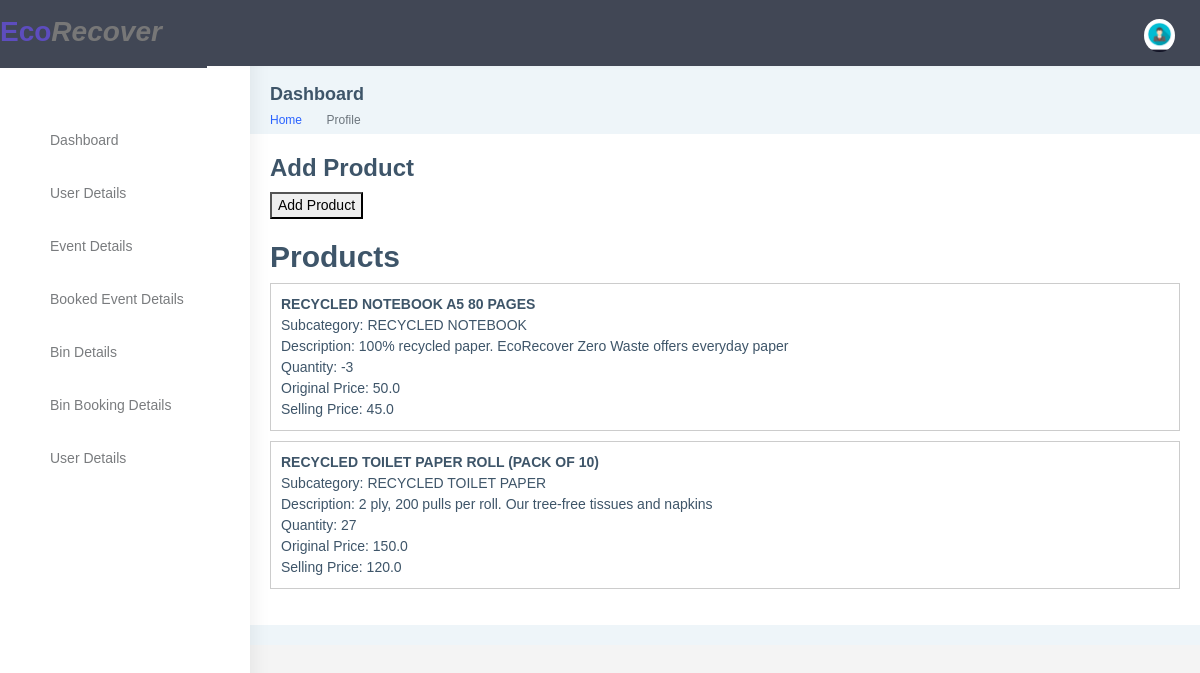
Page /add_product1/ (signed in) on the committed database.
### app322/models.py (models this page shows, shortened)
class Product(models.Model):
    subcategory = models.ForeignKey('Subcategory', on_delete=models.CASCADE, null=True, blank=True)
    user = models.ForeignKey(User, on_delete=models.CASCADE,default=0)
    name = models.CharField(max_length=100, null=False, blank=False)
    product_image = models.ImageField(upload_to="product_images", null=False, blank=False)
    description = models.CharField(max_length=500, null=False, blank=False)
    quantity = models.IntegerField(null=False, blank=False)
    original_price = models.FloatField(null=False, blank=False)
    selling_price = models.FloatField(null=False, blank=False)
    status = models.BooleanField(default=False, help_text="0=default,1=Hidden")
    trending = models.BooleanField(default=False, help_text="0=default,1=Trending")
    created_date = models.DateTimeField(auto_now_add=True)
    updated_date = models.DateTimeField(auto_now=True)

class Subcategory(models.Model):
    category = models.ForeignKey(Category, on_delete=models.CASCADE)
    name = models.CharField(max_length=50, null=False, blank=False)
    description = models.CharField(max_length=500, null=False, blank=False, default="Default subcategory description")
    image = models.ImageField(upload_to="subcategory_images", null=False, blank=False)
    created_date = models.DateTimeField(auto_now_add=True)
    updated_date = models.DateTimeField(auto_now=True)
    status = models.BooleanField(default=False, help_text="0=default, 1=Hidden")
    trending = models.BooleanField(default=False, help_text="0=default, 1=Trending")

### app322/views.py (the view)
# urls.py: path('add_product1/', add_product, name='add_product1'),
@login_required
def add_product(request):
    if request.method == 'POST':
        subcategory_id = request.POST.get('subcategory')
        name = request.POST.get('name')
        description = request.POST.get('description')
        quantity = request.POST.get('quantity')
        original_price = request.POST.get('original_price')
        selling_price = request.POST.get('selling_price')
        image = request.FILES.get('image')
        user = request.user
        product = Product(subcategory_id=subcategory_id, user=user, name=name,
                          description=description, quantity=quantity,
                          original_price=original_price, selling_price=selling_price,
                          product_image=image)
        product.save()
        return render(request, 'main/products/add_product.html', {'message': 'Product added successfully!'})
    elif request.method == 'GET':
        subcategories = Subcategory.objects.all()
        products = Product.objects.all()
        return render(request, 'main/products/add_product.html', {'subcategories': subcategories, 'products': products})
    else:
        return HttpResponse('Method not allowed')

### templates/main/products/add_product.html (shortened to what this page needs)
{% load static %}
<!DOCTYPE html>
<html dir="ltr" lang="en">
<head>
    <link href="{% static 'assets/libs/chartist/dist/chartist.min.css' %}" rel="stylesheet">
    <link href="{% static 'dist/css/style.min.css' %}" rel="stylesheet">
</head>
<body>
  <div id="main-wrapper" data-layout="vertical" data-navbarbg="skin5" data-sidebartype="full"
      data-sidebar-position="absolute" data-header-position="absolute" data-boxed-layout="full">
      <header class="topbar" data-navbarbg="skin5">
          <nav class="navbar top-navbar navbar-expand-md navbar-dark">
              <div class="navbar-header" data-logobg="skin5">
                  <a href="{% url 'index' %}" class="logo">Eco<em>Recover</em></a>
              </div>
              <div class="navbar-collapse collapse" id="navbarSupportedContent" data-navbarbg="skin5">
                  <ul class="navbar-nav float-start me-auto">
                      <li class="nav-item search-box"> <a class="nav-link waves-effect waves-dark"
                              href="javascript:void(0)"><i class="ti-search"></i></a>
                      </li>
                  </ul>
                  <ul class="navbar-nav float-end">
                      <li class="nav-item dropdown">
                          <a class="nav-link dropdown-toggle text-muted waves-effect waves-dark pro-pic" href="#" id="navbarDropdown" role="button" data-bs-toggle="dropdown" aria-expanded="false">
                              <img src="{% static 'images/profile/flat-business-man-user-profile-avatar-in-suit-vector-4333496.jpg' %}" alt="user" class="rounded-circle" width="31">
                          </a>
                      </li>
                  </ul>
              </div>
          </nav>
      </header>
      <aside class="left-sidebar" data-sidebarbg="skin6">
          <div class="scroll-sidebar">
              <nav class="sidebar-nav">
                  <ul id="sidebarnav">
                      <li>
                          <div class="user-profile d-flex no-block dropdown m-t-20">
                          </div>
                      </li>
                      {% if user.is_staff or user.is_superuser %}
                      <li class="sidebar-item">
                        <a class="sidebar-link waves-effect waves-dark sidebar-link" href="{% url 'booking_chart' %}" aria-expanded="false">
                            <i class="mdi mdi-view-dashboard"></i>
                            <span class="hide-menu">Dashboard</span>
                        </a>
                    </li>
                    {% endif %}
                    {% if  user.is_superuser %}
                    <li class="sidebar-item">
                        <a class="sidebar-link waves-effect waves-dark sidebar-link" href="{% url 'user_list' %}" aria-expanded="false">
                            <i class="mdi mdi-account-network"></i>
                            <span class="hide-menu">User Details</span>
                        </a>
                    </li>
                    {% endif %}
                    {% if user.is_staff or user.is_superuser %}
                    <li class="sidebar-item">
                        <a class="sidebar-link waves-effect waves-dark sidebar-link" href="{% url 'event_details_view' %}" aria-expanded="false">
                            <i class="mdi mdi-border-all"></i>
                            <span class="hide-menu">Event Details</span>
                        </a>
                    </li>
                    {% endif %}
                    {% if user.is_staff or user.is_superuser %}
                    <li class="sidebar-item">
                        <a class="sidebar-link waves-effect waves-dark sidebar-link" href="{% url 'booking_list' %}" aria-expanded="false">
                            <i class="mdi mdi-face"></i>
                            <span class="hide-menu">Booked Event Details</span>
                        </a>
                    </li>
                    {% endif %}
                    {% if user.is_staff or user.is_superuser %}
                    <li class="sidebar-item">
                        <a class="sidebar-link waves-effect waves-dark sidebar-link" href="#" onclick="toggleMenu()">
                            <i class="mdi mdi-file"></i>
                            <span class="hide-menu">Bin Details</span>
                        </a>
                    </li>
                {% endif %}
                <link rel="stylesheet" href="https://cdnjs.cloudflare.com/ajax/libs/font-awesome/5.15.3/css/all.min.css">
                    {% if user.is_staff or user.is_superuser %}
                    <li class="sidebar-item">
                        <a class="sidebar-link waves-effect waves-dark sidebar-link" href="{% url 'bin_booking_list' %}" aria-expanded="false">
                            <i class="mdi mdi-alert-outline"></i>
                            <span class="hide-menu">Bin Booking Details</span>
                        </a>
                    </li>
                    {% if  user.is_superuser %}
                    <li class="sidebar-item">
                        <a class="sidebar-link waves-effect waves-dark sidebar-link" href="{% url 'user_list' %}" aria-expanded="false">
                            <i class="mdi mdi-account-network"></i>
                            <span class="hide-menu">User Details</span>
                        </a>
                    </li>
                    {% endif %}
                    {% endif %}
            </ul>
                </nav>
            </div>
        </aside>
        <div class="page-wrapper">
            <div class="page-breadcrumb">
                <div class="row align-items-center">
                    <div class="col-5">
                        <h4 class="page-title">Dashboard</h4>
                        <div class="d-flex align-items-center">
                            <nav aria-label="breadcrumb">
                                <ol class="breadcrumb">
                                    <li class="breadcrumb-item"><a href="#">Home</a></li>
                                    <li class="breadcrumb-item active" aria-current="page">Profile</li>
                                </ol>
                            </nav>
                        </div>
                    </div>
                </div>
            </div>
            <div class="row">
              <div class="col-md-8">
                  <div class="card">
                      <div class="card-body">
<html lang="en">
<head>
</head>
<body>
    <h1>Add Product</h1>
    <button type="button" id="addProductButton">Add Product</button>
    <div id="productList">
        <h2>Products</h2>
        <ul>
            {% for product in products %}
                <li>
                    <strong>{{ product.name }}</strong><br>
                    Subcategory: {{ product.subcategory.name }}<br>
                    Description: {{ product.description }}<br>
                    Quantity: {{ product.quantity }}<br>
                    Original Price: {{ product.original_price }}<br>
                    Selling Price: {{ product.selling_price }}<br>
                </li>
            {% endfor %}
        </ul>
    </div>
</body>
</html>

### templates/main/products/add_product.html (style rules this page uses)
body { font-family: Arial, sans-serif; background-color: #f4f4f4; margin: 0; padding: 0; }
h1 { font-size: 24px; margin-bottom: 10px; }
.logo { display: inline-block; font-size: 28px; font-weight: bold; text-decoration: none; color: #000; }
.logo em { color: #777; }
.col-md-8 { -webkit-box-flex: 0; -ms-flex: 0 0 auto; flex: 0 0 auto; width: 100%; }
#productList { margin-top: 20px; }
#productList ul { list-style-type: none; padding: 0; }
#productList li { margin-bottom: 10px; border: 1px solid #ccc; padding: 10px; }

### rows in the picture
Product: name "RECYCLED NOTEBOOK A5 80 PAGES", subcategory.name "RECYCLED NOTEBOOK", description "100% recycled paper. EcoRecover Zero Waste offers everyday paper", quantity "-3", original_price "50.0", selling_price "45.0"
Product: name "RECYCLED TOILET PAPER ROLL (PACK OF 10)", subcategory.name "RECYCLED TOILET PAPER", description "2 ply, 200 pulls per roll. Our tree-free tissues and napkins", quantity "27", original_price "150.0", selling_price "120.0"
